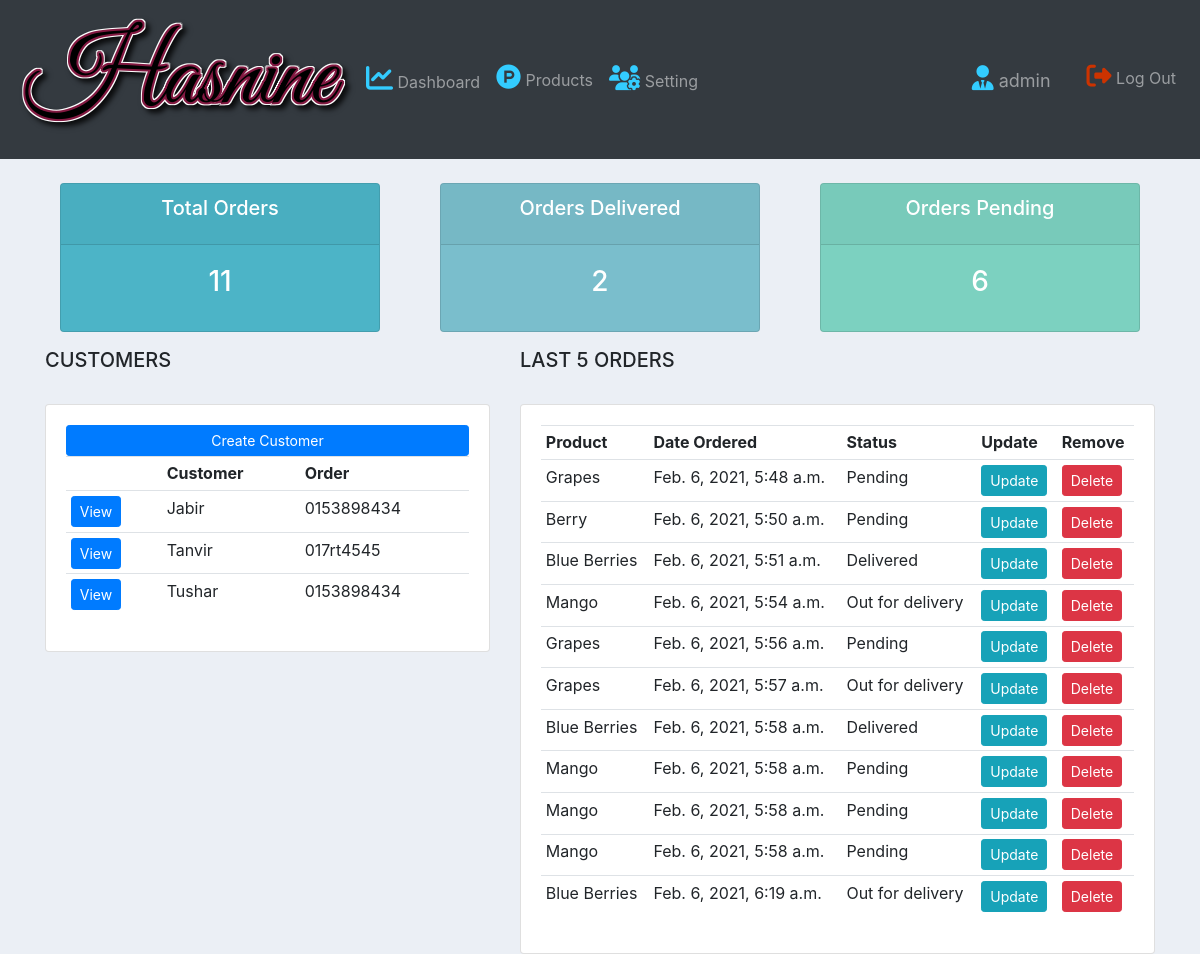
Page / (signed in) on the earlier database version.
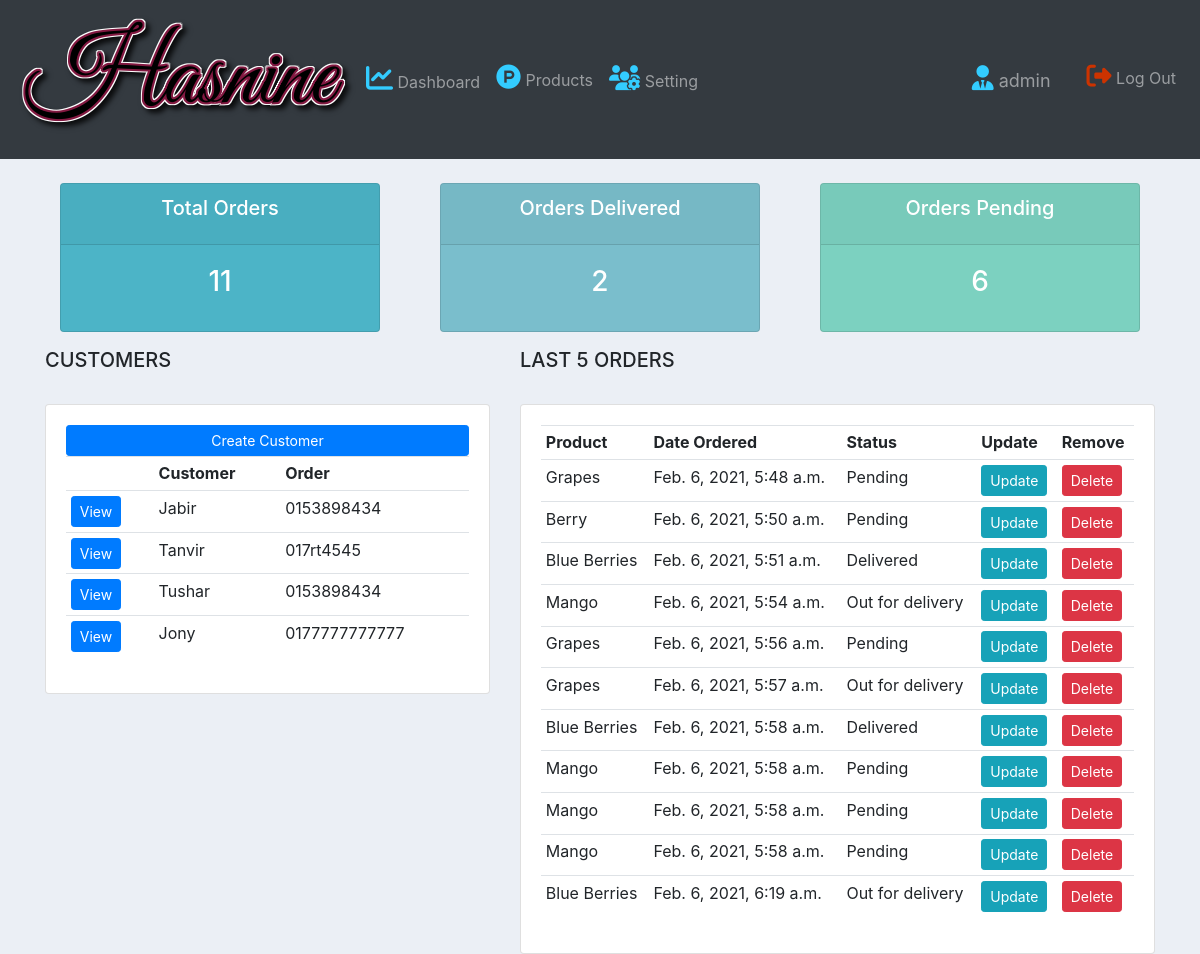
Same page on the later database version.
### accounts/models.py (models this page shows, shortened)
class Customer(models.Model):
    user = models.OneToOneField(User, null=True, blank=True, on_delete=models.CASCADE)
    name = models.CharField(max_length=200, null=True)
    phone = models.CharField(max_length=200, null=True)
    email = models.CharField(max_length=200, null=True)
    profile_created = models.ImageField(default="profile.png", null=True, blank=True)
    date_created = models.DateTimeField(auto_now_add=True, null=True)

class Order(models.Model):
    STATUS = (
        ('Pending', 'Pending'),
        ('Out for delivery', 'Out for delivery'),
        ('Delivered', 'Delivered'),
    )
    customer = models.ForeignKey(Customer, null=True, on_delete=models.SET_NULL)
    product = models.ForeignKey(Product, null=True, on_delete=models.SET_NULL)
    date_created = models.DateTimeField(auto_now_add=True, null=True)
    status = models.CharField(max_length=200, null=True, choices=STATUS)
    note = models.CharField(max_length=100, null=True)

class Product(models.Model):
    CATEGORY = (
        ('Indoor', 'Indoor'),
        ('Out Door', 'Out Door'),
    )
    name = models.CharField(max_length=200, null=True)
    price = models.FloatField(null=True)
    category = models.CharField(max_length=200, null=True, choices=CATEGORY)
    description = models.CharField(max_length=200, null=True, blank=True)
    date_created = models.DateTimeField(auto_now_add=True, null=True)
    tags = models.ManyToManyField(Tag)
    def __str__(self):
        return self.name

### accounts/decorators.py (the view)
        def wrapper_func(request, *args, **kwargs):
            group = None
            if request.user.groups.exists():
                group = request.user.groups.all()[0].name
            if group in allowed_roles:
                return view_func(request, *args, **kwargs)
            else:
                return HttpResponse('You are not authorized to view this page')

### accounts/views.py (called while the page is built)
@login_required(login_url='login')
@allowed_user(allowed_roles=['admin'])
def home(request):
    orders = Order.objects.all()
    customers = Customer.objects.all()
    total_orders = orders.count()
    total_customers = customers.count()
    delivered = orders.filter(status='Delivered').count()
    pending = orders.filter(status='Pending').count()
    context = {'orders': orders, 'customers': customers, 'total_orders': total_orders,
               'total_customers': total_customers, 'delivered': delivered,
               'pending': pending}
    return render(request, 'dashboard.html', context)

### accounts/templates/dashboard.html (shortened to what this page needs)
{% extends 'base.html' %} {% load static %}
{% block content %}
{% include 'status.html' %}
<link rel="stylesheet" href="{% static 'CSS/styles.css' %}">
<div class="row">
    <div class="col-md-5">
        <h5>CUSTOMERS</h5>
        <br>
        <div class="card card-body">
            <a href="" class="btn btn-primary btn-sm btn-block">Create Customer</a>
            <table class="table table-sm">
                <tr>
                    <th></th>
                    <th>Customer</th>
                    <th>Order</th>
                </tr>
                {% for customer in customers %}
                <tr>
                    <td><a class="btn btn-primary btn-sm" href="{% url 'customer' customer.id %}">View</a></td>
                    <td>{{customer.name}}</td>
                    <td>{{customer.phone}}</td>
                </tr>
                {% endfor %}
            </table>
        </div>
    </div>
    <div class="col-md-7">
        <h5>LAST 5 ORDERS</h5>
        <br>
        <div class="card card-body">
            <table class="table table-sm">
                <tr>
                    <th>Product</th>
                    <th>Date Ordered</th>
                    <th>Status</th>
                    <th>Update</th>
                    <th>Remove</th>
                </tr>
                {% for i in orders %}
                <tr>
                    <td>{{i.product}}</td>
                    <td>{{i.date_created}}</td>
                    <td>{{i.status}}</td>
                    <td><a class="btn btn-sm btn-info" href="{% url 'update_order' i.id %}">Update</a></td>
                    <td><a class="btn btn-sm btn-danger" href="{% url 'deleted' i.id %}">Delete</a></td>
                </tr>
                {% endfor %}
            </table>
        </div>
    </div>
</div>
{% endblock content %}

Differences in the rows shown:
added Customer: name "Jony", phone "0177777777777"
